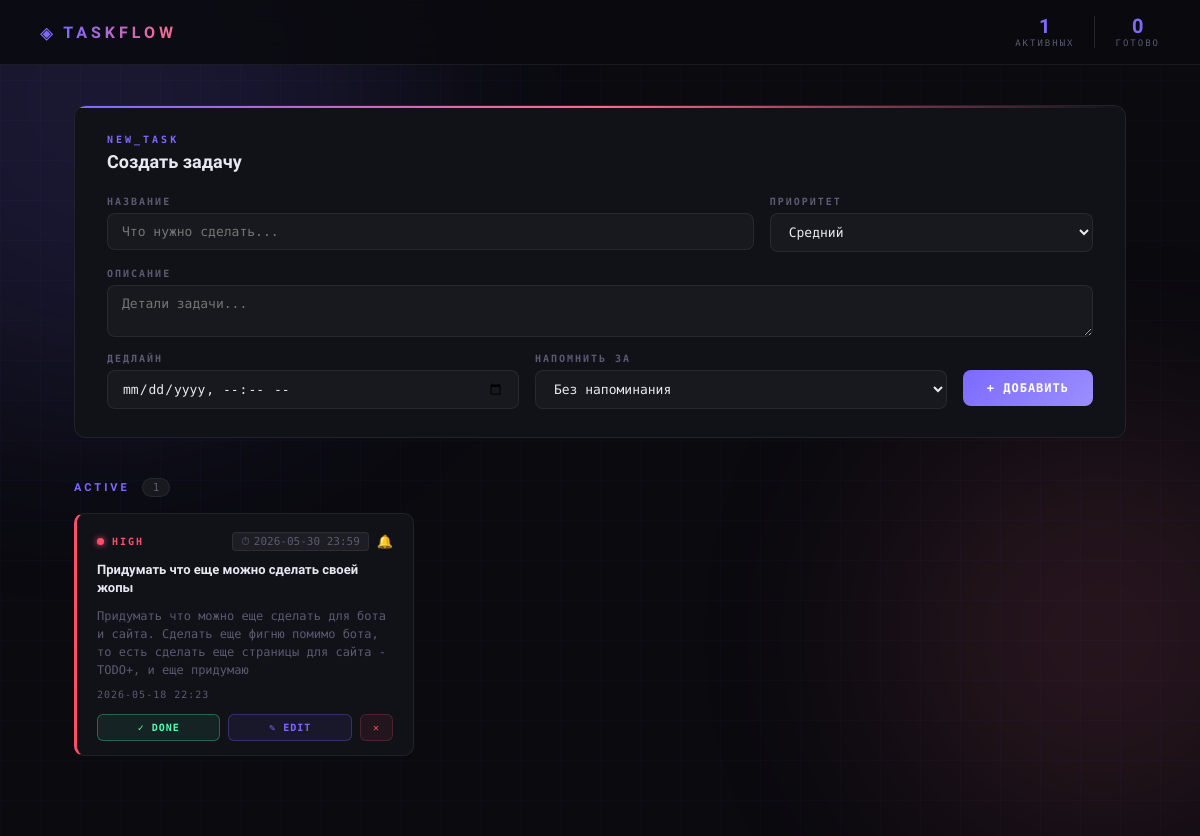
The page / on the database its author committed.
### tables this page shows
CREATE TABLE tasks (
            id INTEGER PRIMARY KEY AUTOINCREMENT,
            title TEXT NOT NULL,
            description TEXT DEFAULT '',
            deadline TEXT,
            priority TEXT DEFAULT 'normal',
            status TEXT DEFAULT 'active',
            remind_minutes INTEGER DEFAULT 0,
            remind_sent INTEGER DEFAULT 0,
            created_at TEXT NOT NULL
        );

### main.py (the view)
@app.get("/", response_class=HTMLResponse)
async def index(request: Request):
    return templates.TemplateResponse(request, "index.html", {
        "tasks_active": get_tasks("active"),
        "tasks_done":   get_tasks("done"),
    })

### templates/index.html (shortened to what this page needs)
<!DOCTYPE html>
<html lang="ru">
<head>
<link rel="stylesheet" href="/static/style.css">
</head>
<body>
<div class="bg-glow g2"></div>
<header>
  <div class="logo">
    <span class="logo-icon">◈</span>
    <span class="logo-text">TASKFLOW</span>
  </div>
  <div class="header-stats">
    <div class="stat">
      <span class="stat-num">{{ tasks_active|length }}</span>
      <span class="stat-label">АКТИВНЫХ</span>
    </div>
    <div class="stat">
      <span class="stat-num">{{ tasks_done|length }}</span>
      <span class="stat-label">ГОТОВО</span>
    </div>
  </div>
</header>
<main>
  <section class="create-panel">
    <div class="panel-header">
      <span class="panel-tag">NEW_TASK</span>
      <h2>Создать задачу</h2>
    </div>
    <form action="/task/create" method="post" class="create-form">
      <div class="form-row">
        <div class="field field-wide">
          <label>НАЗВАНИЕ</label>
          <input type="text" name="title" placeholder="Что нужно сделать..." required autocomplete="off">
        </div>
        <div class="field">
          <label>ПРИОРИТЕТ</label>
          <select name="priority">
            <option value="normal" selected>Средний</option>
          </select>
        </div>
      </div>
      <div class="field">
        <label>ОПИСАНИЕ</label>
        <textarea name="description" placeholder="Детали задачи..." rows="2"></textarea>
      </div>
      <div class="form-row">
        <div class="field">
          <label>ДЕДЛАЙН</label>
          <input type="datetime-local" name="deadline">
        </div>
        <div class="field">
          <label>НАПОМНИТЬ ЗА</label>
          <select name="remind_minutes">
            <option value="0">Без напоминания</option>
          </select>
        </div>
        <div class="field field-btn">
          <label>&nbsp;</label>
          <button type="submit" class="btn-create">
            <span>+</span> ДОБАВИТЬ
          </button>
        </div>
      </div>
    </form>
  </section>
  <section class="tasks-section">
    <div class="section-header">
      <span class="section-tag">ACTIVE</span>
      <span class="section-count">{{ tasks_active|length }}</span>
    </div>
    {% if tasks_active %}
    <div class="tasks-grid">
      {% for task in tasks_active %}
      <div class="task-card priority-{{ task.priority }}" data-id="{{ task.id }}">
        <div class="task-card-top">
          <div class="priority-dot"></div>
          <span class="priority-label">{{ {'low':'LOW','normal':'MED','high':'HIGH'}[task.priority] }}</span>
          {% if task.deadline %}
          <span class="deadline-badge">
            <span class="deadline-icon">⏱</span>
            {{ task.deadline | replace('T',' ') | truncate(16, true, '') }}
          </span>
          {% endif %}
          {% if task.remind_minutes > 0 %}
          <span class="remind-badge" title="Напоминание за {{ task.remind_minutes }} мин">
            🔔
          </span>
          {% endif %}
        </div>
        <h3 class="task-title">{{ task.title }}</h3>
        {% if task.description %}
        <p class="task-desc">{{ task.description }}</p>
        {% endif %}
        <div class="task-meta">
          <span class="task-date">{{ task.created_at }}</span>
        </div>
        <div class="task-actions">
          <button class="btn-done" onclick="completeTask({{ task.id }}, this)" title="Выполнено">
            ✓ DONE
          </button>
          <a class="btn-edit" href="/task/{{ task.id }}/edit" title="Редактировать">
            ✎ EDIT
          </a>
          <button class="btn-del" onclick="deleteTask({{ task.id }}, this)" title="Удалить">
            ✕
          </button>
        </div>
      </div>
      {% endfor %}
    </div>
    {% else %}
    <div class="empty-state">
      <span class="empty-icon">◇</span>
      <p>Нет активных задач</p>
    </div>
    {% endif %}
  </section>
</main>
</body>
</html>

### rows shown on the page
tasks: priority "HIGH", deadline "2026-05-30 23:59", title "Придумать что еще можно сделать своей жопы", description "Придумать что можно еще сделать для бота и сайта. Сделать еще фигню помимо бота, то есть сделать еще страницы для сайта - TODO+, и еще придумаю", created_at "2026-05-18 22:23"

### other values the page prints
{{ tasks_active|length }} "1"
{{ tasks_done|length }} "0"
